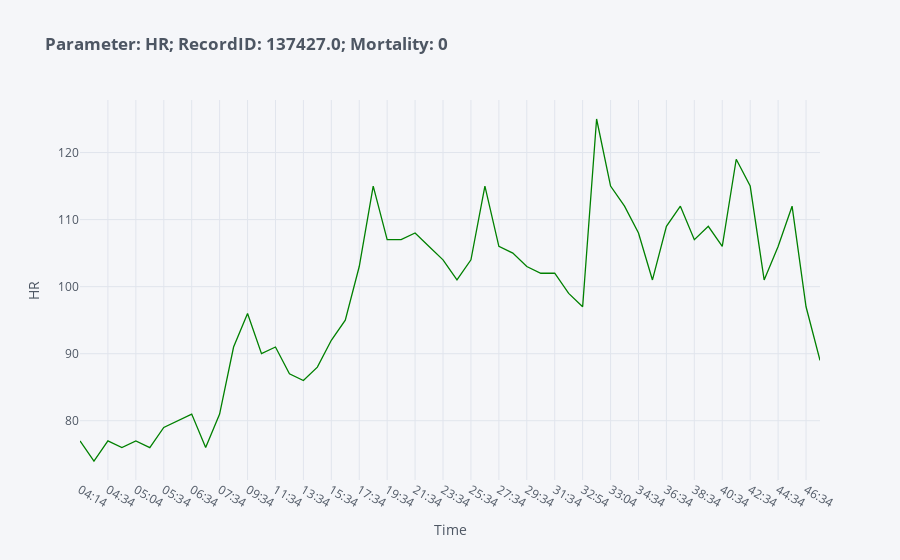
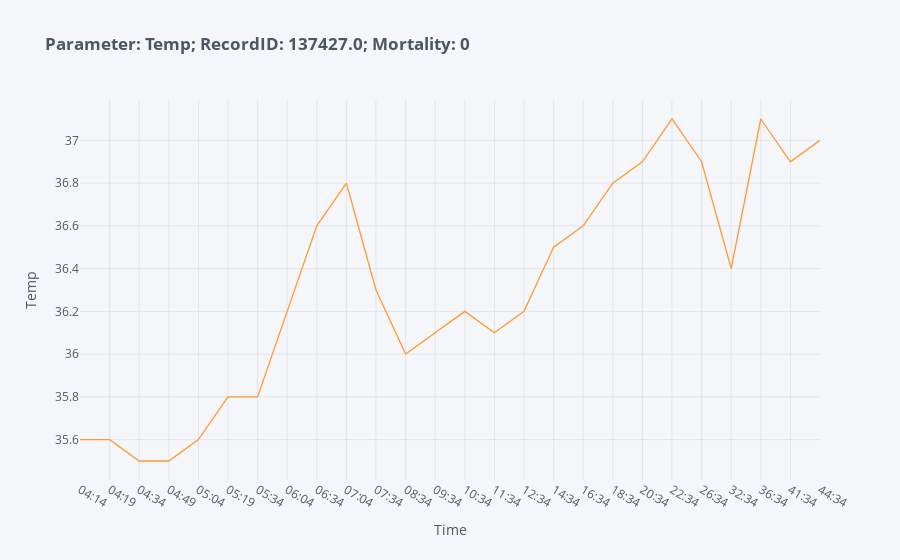

Notebook code for these charts, in order:
### Code cell
plot_parameters(temp, pid, target)

### Figure 1 — Plotly figure (JSON) as saved in the notebook; plotly's stock layout.template omitted (floating-point values rounded to 4 significant figures)
{"data": [{"line": {"color": "rgba(0, 128, 0, 1.0)", "dash": "solid", "shape": "linear", "width": 1.3}, "mode": "lines", "name": "Value", "text": "", "type": "scatter", "x": ["04:14", "04:19", "04:34", "04:49", "05:04", "05:19", "05:34", "06:04", "06:34", "07:04", "07:34", "08:34", "09:34", "10:34", "11:34", "12:34", "13:34", "14:34", "15:34", "16:34", "17:34", "18:34", "19:34", "20:34", "21:34", "22:34", "23:34", "24:34", "25:34", "26:34", "27:34", "28:34", "29:34", "30:34", "31:34", "32:34", "32:54", "32:59", "33:04", "33:34", "34:34", "35:34", "36:34", "37:34", "38:34", "39:34", "40:34", "41:34", "42:34", "43:34", "44:34", "45:34", "46:34", "47:34"], "y": [77, 74, 77, 76, 77, 76, 79, 80, 81, 76, 81, 91, 96, 90, 91, 87, 86, 88, 92, 95, 103, 115, 107, 107, 108, 106, 104, 101, 104, 115, 106, 105, 103, 102, 102, 99, 97, 125, 115, 112, 108, 101, 109, 112, 107, 109, 106, 119, 115, 101, 106, 112, 97, 89]}], "layout": {"legend": {"bgcolor": "#F5F6F9", "font": {"color": "#4D5663"}}, "paper_bgcolor": "#F5F6F9", "plot_bgcolor": "#F5F6F9", "title": {"font": {"color": "#4D5663"}, "text": "<b>Parameter: HR; RecordID: 137427.0; Mortality: 0</b>"}, "xaxis": {"gridcolor": "#E1E5ED", "showgrid": true, "tickfont": {"color": "#4D5663"}, "title": {"font": {"color": "#4D5663"}, "text": "Time"}, "zerolinecolor": "#E1E5ED"}, "yaxis": {"gridcolor": "#E1E5ED", "showgrid": true, "tickfont": {"color": "#4D5663"}, "title": {"font": {"color": "#4D5663"}, "text": "HR"}, "zerolinecolor": "#E1E5ED"}}}

### Figure 2 — Plotly figure (JSON) as saved in the notebook; plotly's stock layout.template omitted (floating-point values rounded to 4 significant figures)
{"data": [{"line": {"color": "rgba(255, 153, 51, 1.0)", "dash": "solid", "shape": "linear", "width": 1.3}, "mode": "lines", "name": "Value", "text": "", "type": "scatter", "x": ["04:14", "04:19", "04:34", "04:49", "05:04", "05:19", "05:34", "06:04", "06:34", "07:04", "07:34", "08:34", "09:34", "10:34", "11:34", "12:34", "14:34", "16:34", "18:34", "20:34", "22:34", "26:34", "32:34", "36:34", "41:34", "44:34"], "y": [35.6, 35.6, 35.5, 35.5, 35.6, 35.8, 35.8, 36.2, 36.6, 36.8, 36.3, 36, 36.1, 36.2, 36.1, 36.2, 36.5, 36.6, 36.8, 36.9, 37.1, 36.9, 36.4, 37.1, 36.9, 37]}], "layout": {"legend": {"bgcolor": "#F5F6F9", "font": {"color": "#4D5663"}}, "paper_bgcolor": "#F5F6F9", "plot_bgcolor": "#F5F6F9", "title": {"font": {"color": "#4D5663"}, "text": "<b>Parameter: Temp; RecordID: 137427.0; Mortality: 0</b>"}, "xaxis": {"gridcolor": "#E1E5ED", "showgrid": true, "tickfont": {"color": "#4D5663"}, "title": {"font": {"color": "#4D5663"}, "text": "Time"}, "zerolinecolor": "#E1E5ED"}, "yaxis": {"gridcolor": "#E1E5ED", "showgrid": true, "tickfont": {"color": "#4D5663"}, "title": {"font": {"color": "#4D5663"}, "text": "Temp"}, "zerolinecolor": "#E1E5ED"}}}
